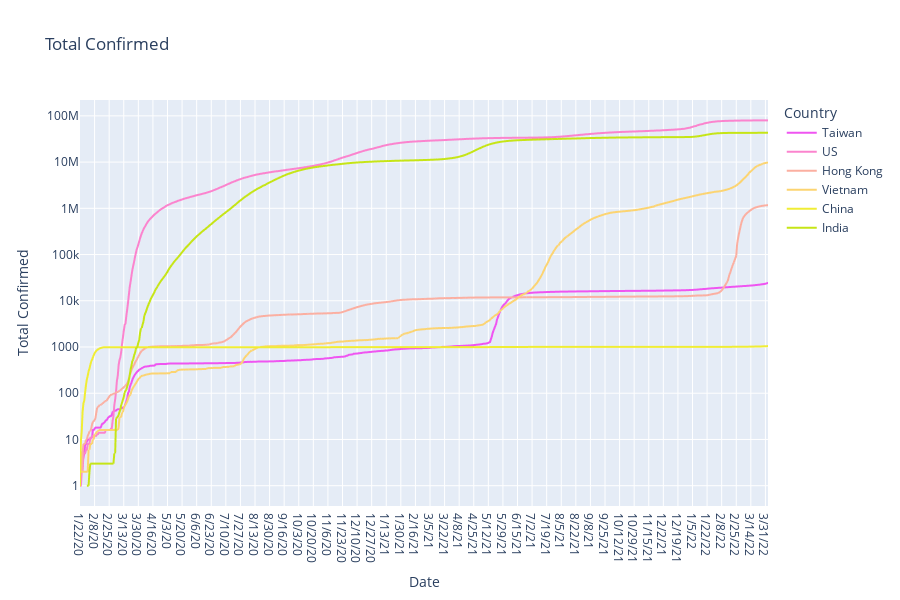

Notebook cell for this chart:
### Code cell
col = 'Total Confirmed'
fig = px.line(
    df2, x='Date', y=col, color='Country',
    height=600, title=col, log_y=True, 
    color_discrete_sequence = px.colors.cyclical.mygbm 
)
fig.update_layout(showlegend=True)

### Figure 1 — Plotly figure (JSON) as saved in the notebook; plotly's stock layout.template omitted (floating-point values rounded to 4 significant figures; data arrays with more than 128 entries replaced by an {"elided": "..."} marker saying what was removed)
{"data": [{"hovertemplate": "Country=Taiwan<br>Date=%{x}<br>Total Confirmed=%{y}<extra></extra>", "legendgroup": "Taiwan", "line": {"color": "#ef55f1", "dash": "solid"}, "marker": {"symbol": "circle"}, "mode": "lines", "name": "Taiwan", "showlegend": true, "type": "scattergl", "x": {"elided": "803 str values"}, "xaxis": "x", "y": {"elided": "803 int values"}, "yaxis": "y"}, {"hovertemplate": "Country=US<br>Date=%{x}<br>Total Confirmed=%{y}<extra></extra>", "legendgroup": "US", "line": {"color": "#fb84ce", "dash": "solid"}, "marker": {"symbol": "circle"}, "mode": "lines", "name": "US", "showlegend": true, "type": "scattergl", "x": {"elided": "803 str values"}, "xaxis": "x", "y": {"elided": "803 int values"}, "yaxis": "y"}, {"hovertemplate": "Country=Hong Kong<br>Date=%{x}<br>Total Confirmed=%{y}<extra></extra>", "legendgroup": "Hong Kong", "line": {"color": "#fbafa1", "dash": "solid"}, "marker": {"symbol": "circle"}, "mode": "lines", "name": "Hong Kong", "showlegend": true, "type": "scattergl", "x": {"elided": "803 str values"}, "xaxis": "x", "y": {"elided": "803 int values"}, "yaxis": "y"}, {"hovertemplate": "Country=Vietnam<br>Date=%{x}<br>Total Confirmed=%{y}<extra></extra>", "legendgroup": "Vietnam", "line": {"color": "#fcd471", "dash": "solid"}, "marker": {"symbol": "circle"}, "mode": "lines", "name": "Vietnam", "showlegend": true, "type": "scattergl", "x": {"elided": "803 str values"}, "xaxis": "x", "y": {"elided": "803 int values"}, "yaxis": "y"}, {"hovertemplate": "Country=China<br>Date=%{x}<br>Total Confirmed=%{y}<extra></extra>", "legendgroup": "China", "line": {"color": "#f0ed35", "dash": "solid"}, "marker": {"symbol": "circle"}, "mode": "lines", "name": "China", "showlegend": true, "type": "scattergl", "x": {"elided": "803 str values"}, "xaxis": "x", "y": {"elided": "803 int values"}, "yaxis": "y"}, {"hovertemplate": "Country=India<br>Date=%{x}<br>Total Confirmed=%{y}<extra></extra>", "legendgroup": "India", "line": {"color": "#c6e516", "dash": "solid"}, "marker": {"symbol": "circle"}, "mode": "lines", "name": "India", "showlegend": true, "type": "scattergl", "x": {"elided": "803 str values"}, "xaxis": "x", "y": {"elided": "803 int values"}, "yaxis": "y"}], "layout": {"height": 600, "legend": {"title": {"text": "Country"}, "tracegroupgap": 0}, "showlegend": true, "title": {"text": "Total Confirmed"}, "xaxis": {"anchor": "y", "domain": [0, 1], "title": {"text": "Date"}}, "yaxis": {"anchor": "x", "domain": [0, 1], "title": {"text": "Total Confirmed"}, "type": "log"}}}
